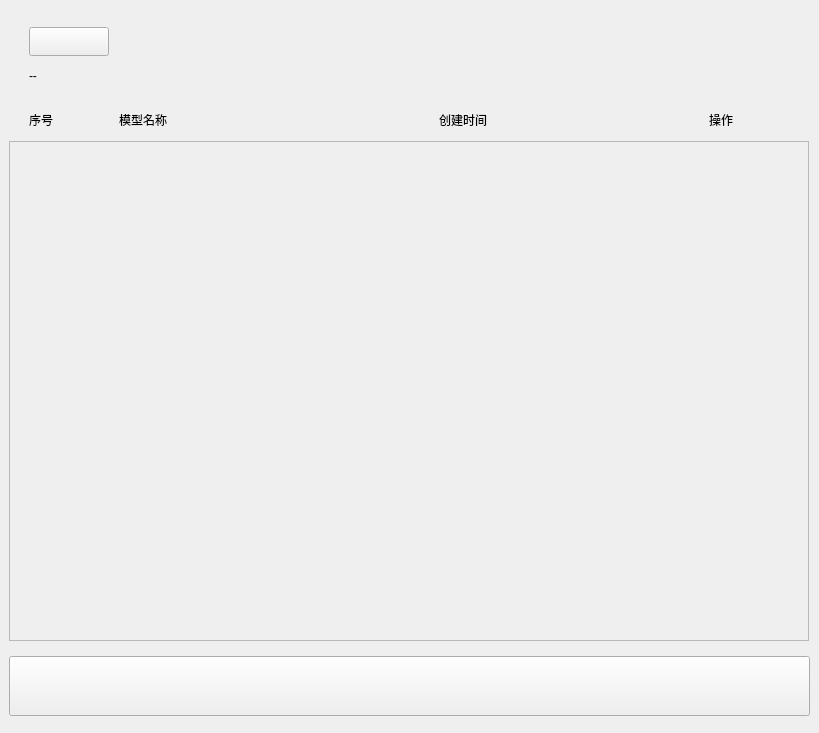
<?xml version="1.0" encoding="UTF-8"?>
<ui version="4.0">
 <class>ModelContentWidget</class>
 <widget class="QWidget" name="ModelContentWidget">
  <property name="geometry">
   <rect>
    <x>0</x>
    <y>0</y>
    <width>819</width>
    <height>733</height>
   </rect>
  </property>
  <property name="windowTitle">
   <string>Form</string>
  </property>
  <layout class="QGridLayout" name="gridLayout">
   <property name="leftMargin">
    <number>0</number>
   </property>
   <property name="topMargin">
    <number>0</number>
   </property>
   <property name="rightMargin">
    <number>0</number>
   </property>
   <property name="bottomMargin">
    <number>0</number>
   </property>
   <property name="spacing">
    <number>0</number>
   </property>
   <item row="0" column="0">
    <widget class="QWidget" name="ModelContent_Widget" native="true">
     <layout class="QVBoxLayout" name="verticalLayout_3" stretch="1,0,0">
      <item>
       <widget class="QWidget" name="Model_widget" native="true">
        <layout class="QVBoxLayout" name="verticalLayout_2" stretch="0,0,1">
         <property name="leftMargin">
          <number>0</number>
         </property>
         <property name="rightMargin">
          <number>0</number>
         </property>
         <item>
          <widget class="QWidget" name="ModelShow_widget" native="true">
           <property name="minimumSize">
            <size>
             <width>323</width>
             <height>80</height>
            </size>
           </property>
           <property name="maximumSize">
            <size>
             <width>323</width>
             <height>80</height>
            </size>
           </property>
           <layout class="QGridLayout" name="gridLayout_2">
            <property name="leftMargin">
             <number>20</number>
            </property>
            <item row="0" column="0">
             <layout class="QVBoxLayout" name="verticalLayout">
              <item>
               <layout class="QHBoxLayout" name="horizontalLayout">
                <item>
                 <widget class="QPushButton" name="ModelStatus_pushButton">
                  <property name="minimumSize">
                   <size>
                    <width>80</width>
                    <height>29</height>
                   </size>
                  </property>
                  <property name="maximumSize">
                   <size>
                    <width>80</width>
                    <height>29</height>
                   </size>
                  </property>
                  <property name="styleSheet">
                   <string notr="true"/>
                  </property>
                  <property name="text">
                   <string/>
                  </property>
                 </widget>
                </item>
                <item>
                 <spacer name="horizontalSpacer">
                  <property name="orientation">
                   <enum>Qt::Horizontal</enum>
                  </property>
                  <property name="sizeHint" stdset="0">
                   <size>
                    <width>40</width>
                    <height>20</height>
                   </size>
                  </property>
                 </spacer>
                </item>
               </layout>
              </item>
              <item>
               <widget class="QLabel" name="ModelName_label">
                <property name="text">
                 <string>--</string>
                </property>
               </widget>
              </item>
             </layout>
            </item>
           </layout>
          </widget>
         </item>
         <item>
          <layout class="QHBoxLayout" name="horizontalLayout_2">
           <property name="spacing">
            <number>0</number>
           </property>
           <property name="leftMargin">
            <number>20</number>
           </property>
           <item>
            <widget class="QLabel" name="SerialNumber_label">
             <property name="minimumSize">
              <size>
               <width>90</width>
               <height>31</height>
              </size>
             </property>
             <property name="maximumSize">
              <size>
               <width>90</width>
               <height>31</height>
              </size>
             </property>
             <property name="text">
              <string>序号</string>
             </property>
            </widget>
           </item>
           <item>
            <widget class="QLabel" name="ModelNa_label">
             <property name="minimumSize">
              <size>
               <width>320</width>
               <height>31</height>
              </size>
             </property>
             <property name="maximumSize">
              <size>
               <width>320</width>
               <height>31</height>
              </size>
             </property>
             <property name="text">
              <string>模型名称</string>
             </property>
            </widget>
           </item>
           <item>
            <widget class="QLabel" name="CreateTime_label">
             <property name="minimumSize">
              <size>
               <width>270</width>
               <height>31</height>
              </size>
             </property>
             <property name="maximumSize">
              <size>
               <width>270</width>
               <height>31</height>
              </size>
             </property>
             <property name="text">
              <string>创建时间</string>
             </property>
            </widget>
           </item>
           <item>
            <widget class="QLabel" name="Operator_label">
             <property name="minimumSize">
              <size>
               <width>0</width>
               <height>31</height>
              </size>
             </property>
             <property name="maximumSize">
              <size>
               <width>16777215</width>
               <height>31</height>
              </size>
             </property>
             <property name="text">
              <string>操作</string>
             </property>
            </widget>
           </item>
          </layout>
         </item>
         <item>
          <widget class="QStackedWidget" name="stackedWidget">
           <widget class="QWidget" name="Model_page">
            <layout class="QGridLayout" name="gridLayout_3">
             <property name="leftMargin">
              <number>0</number>
             </property>
             <property name="topMargin">
              <number>0</number>
             </property>
             <property name="rightMargin">
              <number>0</number>
             </property>
             <property name="bottomMargin">
              <number>0</number>
             </property>
             <property name="spacing">
              <number>0</number>
             </property>
             <item row="0" column="0">
              <widget class="QScrollArea" name="scrollArea">
               <property name="minimumSize">
                <size>
                 <width>800</width>
                 <height>500</height>
                </size>
               </property>
               <property name="maximumSize">
                <size>
                 <width>800</width>
                 <height>16777215</height>
                </size>
               </property>
               <property name="widgetResizable">
                <bool>true</bool>
               </property>
               <widget class="QWidget" name="scrollAreaWidgetContents">
                <property name="geometry">
                 <rect>
                  <x>0</x>
                  <y>0</y>
                  <width>798</width>
                  <height>498</height>
                 </rect>
                </property>
                <widget class="QWidget" name="Icon_widget" native="true">
                 <property name="geometry">
                  <rect>
                   <x>230</x>
                   <y>30</y>
                   <width>310</width>
                   <height>310</height>
                  </rect>
                 </property>
                 <property name="minimumSize">
                  <size>
                   <width>310</width>
                   <height>310</height>
                  </size>
                 </property>
                 <property name="maximumSize">
                  <size>
                   <width>310</width>
                   <height>310</height>
                  </size>
                 </property>
                 <property name="styleSheet">
                  <string notr="true">border-image: url(:/resource/noData.png);</string>
                 </property>
                </widget>
               </widget>
              </widget>
             </item>
            </layout>
           </widget>
          </widget>
         </item>
        </layout>
       </widget>
      </item>
      <item>
       <widget class="QPushButton" name="UpFile_pushButton">
        <property name="minimumSize">
         <size>
          <width>800</width>
          <height>60</height>
         </size>
        </property>
        <property name="maximumSize">
         <size>
          <width>16777215</width>
          <height>60</height>
         </size>
        </property>
        <property name="text">
         <string/>
        </property>
       </widget>
      </item>
      <item>
       <spacer name="verticalSpacer">
        <property name="orientation">
         <enum>Qt::Vertical</enum>
        </property>
        <property name="sizeHint" stdset="0">
         <size>
          <width>20</width>
          <height>231</height>
         </size>
        </property>
       </spacer>
      </item>
     </layout>
    </widget>
   </item>
  </layout>
 </widget>
 <resources/>
 <connections/>
</ui>
